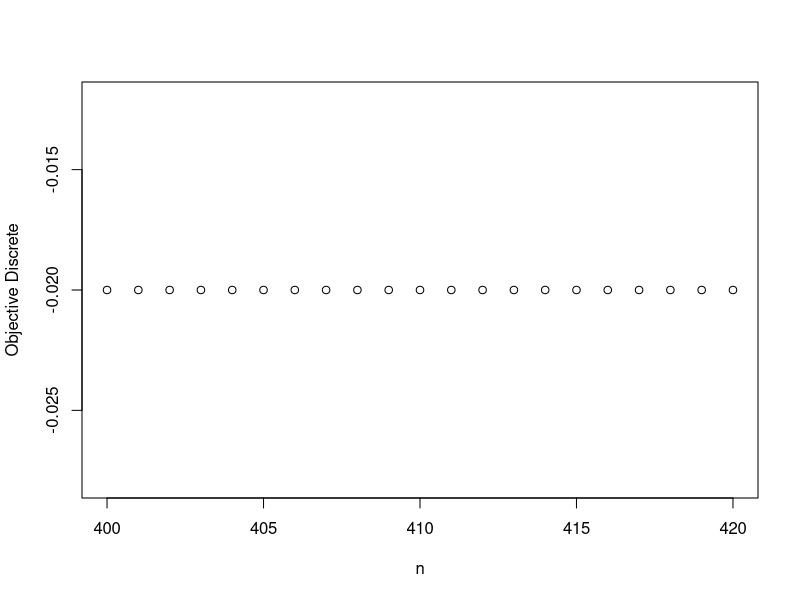
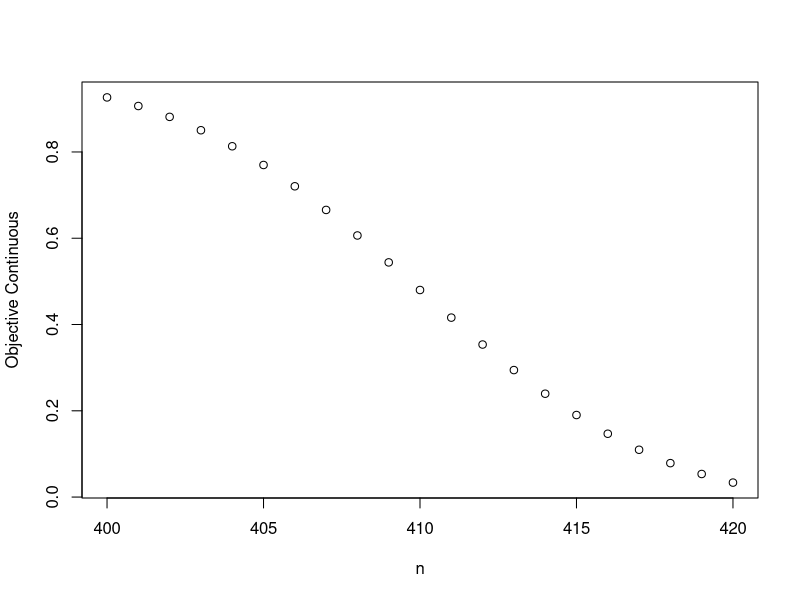

Write R code to recreate these figures, in order.
## ---- chunk 1
knitr::opts_chunk$set(echo = TRUE)
## ---- chunk 2
#calculates the number of tickets to be sold when the number of seats in the flight is N and the probability of a "show" is p and gamma is the probability a plane will be truly overbooked (more people show than there are seats)
ntickets <- function(N, gamma, p,...){
  
  #Using the appropriate discrete distribution
  ndUpper=N+N*(1-p)
  ndLower=N
  
  ndQuantile=qbinom(1-gamma, ndLower:ndUpper, p)
  nd=N + (N-min(ndQuantile))
  
  if(qbinom(1-gamma, size=nd, prob=p) == N){
    nd=N + (N-min(ndQuantile))
  }else{
    nd="ERROR:DISCRETE DISTRIBUTION FAILURE"
  }
  
  
  
  #Using normal approximation
  ncSeq=seq(from=ndLower,to=ndUpper,by=.00001)
  distri="default"
  for(x in ncSeq){
    
    if(round(qnorm(p=p,mean=x*p,sd=sqrt(x*p*(1-p))),5) == N){
      nc=x
      break
    }else{
      nc="ERROR:NORMAL APPROXIMATION FAILURE"
    }
  }
  
  #Printing a named list containing nd, nc, N, p and gamma
  aNamedList<-list(nd=nd, nc=nc, N=N, p=p, gamma=gamma)
  print(aNamedList)
  
  #plot for discrete case
  ndSeq=seq(from=ndLower,to=ndUpper)
  plot(ndSeq,1-gamma-pbinom(q=ndSeq,size=ndUpper-ndLower,prob=p),xlab="n",ylab="Objective Discrete")
  
  #plot for continuous case
  ncSeq=seq(from=ndLower,to=ndUpper)
  plot(ncSeq,1-gamma-pnorm(q=ncSeq,mean=mean(ncSeq),sd=sd(ncSeq)),xlab="n",ylab="Objective Continuous")
  
}
## ---- chunk 3
ntickets(N=400,gamma = 0.02, p = 0.95)
